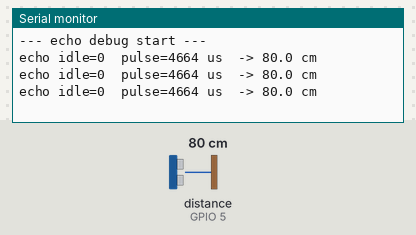
Recording of a sketch running on a simulated ESP32. Parts: the last lines printed to the serial monitor. Wiring (inferred from the names in the program): ultrasonic range finder: trigger GPIO 4; echo GPIO 5. The test bench sets the inputs (shaded band); at power-on: distance to the obstacle (sensor on GPIO 5) 80 cm. The echo pulse lasts 58.3 µs per cm.

Above: at 2.2 s.
2.3 s: distance to the obstacle (sensor on GPIO 5) set to 2 cm
At 2.9 s:
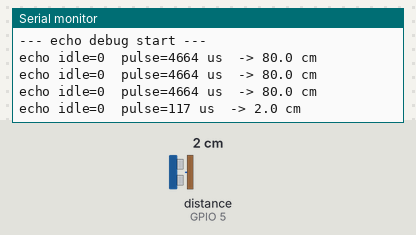
3.8 s: distance to the obstacle (sensor on GPIO 5) set to 4 cm
At 4.4 s:
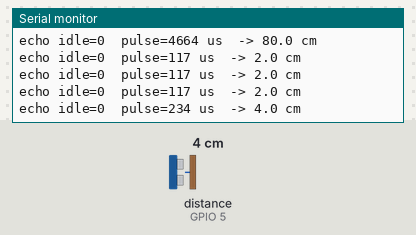
Timing chart, 0 to 6.8 s (numbered marks = the images above; inputs shaded):
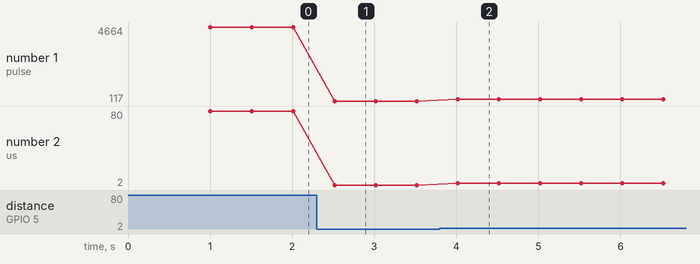

Measured:
- after the input at 2.3 s, the serial monitor: prints a new line after 0.22 s (image 1)
- after the input at 3.8 s, the serial monitor: prints a new line after 0.22 s (image 2)
- plotted number 1: 4664 → 117 after the input at 2.3 s, 117 → 234 after the input at 3.8 s
- plotted number 2: 80 → 2 after the input at 2.3 s, 2 → 4 after the input at 3.8 s

The sketch:

echo_debug.ino
```cpp
// Echo debug - shows what the HC-SR04 is doing behind the scenes
// Same wiring as truck_obstacle_sensor: Trig -> GPIO 4, Echo -> GPIO 5

const int TRIG_PIN = 4;
const int ECHO_PIN = 5;

void setup() {
  Serial.begin(115200);
  pinMode(TRIG_PIN, OUTPUT);
  pinMode(ECHO_PIN, INPUT);
  digitalWrite(TRIG_PIN, LOW);
  delay(1000);
  Serial.println("--- echo debug start ---");
}

void loop() {
  int echoBefore = digitalRead(ECHO_PIN);  // should be 0 while idle

  digitalWrite(TRIG_PIN, LOW);
  delayMicroseconds(2);
  digitalWrite(TRIG_PIN, HIGH);
  delayMicroseconds(10);
  digitalWrite(TRIG_PIN, LOW);

  long duration = pulseIn(ECHO_PIN, HIGH, 60000);  // longer wait than the main sketch

  Serial.printf("echo idle=%d  pulse=%ld us", echoBefore, duration);
  if (duration == 0)      Serial.println("  -> NO ECHO");
  else                    Serial.printf("  -> %.1f cm\n", duration * 0.0343 / 2.0);

  delay(500);
}
```
